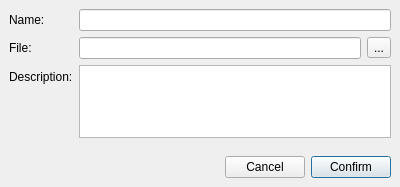
<?xml version="1.0" encoding="UTF-8"?>
<ui version="4.0">
 <class>AddEditDbFileWindow</class>
 <widget class="QDialog" name="AddEditDbFileWindow">
  <property name="geometry">
   <rect>
    <x>0</x>
    <y>0</y>
    <width>400</width>
    <height>187</height>
   </rect>
  </property>
  <property name="windowTitle">
   <string>Database File</string>
  </property>
  <property name="modal">
   <bool>true</bool>
  </property>
  <layout class="QVBoxLayout" name="verticalLayout">
   <property name="spacing">
    <number>0</number>
   </property>
   <property name="leftMargin">
    <number>0</number>
   </property>
   <property name="topMargin">
    <number>0</number>
   </property>
   <property name="rightMargin">
    <number>0</number>
   </property>
   <property name="bottomMargin">
    <number>0</number>
   </property>
   <item>
    <widget class="QWidget" name="widget_2" native="true">
     <property name="sizePolicy">
      <sizepolicy hsizetype="Preferred" vsizetype="Preferred">
       <horstretch>0</horstretch>
       <verstretch>1</verstretch>
      </sizepolicy>
     </property>
     <property name="styleSheet">
      <string notr="true"/>
     </property>
     <layout class="QFormLayout" name="formLayout">
      <item row="0" column="0">
       <widget class="QLabel" name="label">
        <property name="sizePolicy">
         <sizepolicy hsizetype="Expanding" vsizetype="Preferred">
          <horstretch>0</horstretch>
          <verstretch>0</verstretch>
         </sizepolicy>
        </property>
        <property name="text">
         <string>Name:</string>
        </property>
       </widget>
      </item>
      <item row="0" column="1">
       <widget class="QLineEdit" name="editName"/>
      </item>
      <item row="1" column="0">
       <widget class="QLabel" name="label_2">
        <property name="text">
         <string>File:</string>
        </property>
       </widget>
      </item>
      <item row="1" column="1">
       <widget class="QWidget" name="widget_3" native="true">
        <layout class="QHBoxLayout" name="horizontalLayout_2">
         <property name="leftMargin">
          <number>0</number>
         </property>
         <property name="topMargin">
          <number>0</number>
         </property>
         <property name="rightMargin">
          <number>0</number>
         </property>
         <property name="bottomMargin">
          <number>0</number>
         </property>
         <item>
          <widget class="QLineEdit" name="editFileName"/>
         </item>
         <item>
          <widget class="QToolButton" name="buttonFile">
           <property name="text">
            <string>...</string>
           </property>
           <property name="icon">
            <iconset resource="../../resources/resources.qrc">
             <normaloff>:/icons/document-open.png</normaloff>:/icons/document-open.png</iconset>
           </property>
           <property name="popupMode">
            <enum>QToolButton::InstantPopup</enum>
           </property>
           <property name="toolButtonStyle">
            <enum>Qt::ToolButtonIconOnly</enum>
           </property>
           <property name="arrowType">
            <enum>Qt::NoArrow</enum>
           </property>
          </widget>
         </item>
        </layout>
       </widget>
      </item>
      <item row="2" column="0">
       <widget class="QLabel" name="label_3">
        <property name="text">
         <string>Description:</string>
        </property>
       </widget>
      </item>
      <item row="2" column="1">
       <widget class="QPlainTextEdit" name="editDescription"/>
      </item>
     </layout>
    </widget>
   </item>
   <item>
    <widget class="QWidget" name="widget" native="true">
     <layout class="QHBoxLayout" name="horizontalLayout">
      <item>
       <spacer name="horizontalSpacer">
        <property name="orientation">
         <enum>Qt::Horizontal</enum>
        </property>
        <property name="sizeHint" stdset="0">
         <size>
          <width>217</width>
          <height>20</height>
         </size>
        </property>
       </spacer>
      </item>
      <item>
       <widget class="QPushButton" name="buttonCancel">
        <property name="text">
         <string>Cancel</string>
        </property>
       </widget>
      </item>
      <item>
       <widget class="QPushButton" name="buttonConfirm">
        <property name="text">
         <string>Confirm</string>
        </property>
        <property name="default">
         <bool>true</bool>
        </property>
       </widget>
      </item>
     </layout>
    </widget>
   </item>
  </layout>
  <action name="actionSelectDatabaseFile">
   <property name="text">
    <string>Select Database File</string>
   </property>
  </action>
  <action name="actionCreateNewDatabaseFile">
   <property name="text">
    <string>Create New Database File</string>
   </property>
  </action>
 </widget>
 <resources>
  <include location="../../resources/resources.qrc"/>
 </resources>
 <connections/>
</ui>
